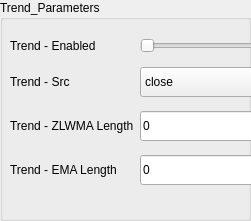
            <widget class="QGroupBox" name="grpBox_Trend_parameters_">
             <property name="geometry">
              <rect>
               <x>810</x>
               <y>280</y>
               <width>251</width>
               <height>221</height>
              </rect>
             </property>
             <property name="styleSheet">
              <string notr="true"/>
             </property>
             <property name="title">
              <string>Trend_Parameters</string>
             </property>
             <widget class="QWidget" name="layoutWidget_24">
              <property name="geometry">
               <rect>
                <x>10</x>
                <y>30</y>
                <width>386</width>
                <height>164</height>
               </rect>
              </property>
              <layout class="QGridLayout" name="gridLayout_53">
               <item row="0" column="0">
                <widget class="QLabel" name="lblMptEnabled_21">
                 <property name="styleSheet">
                  <string notr="true"/>
                 </property>
                 <property name="text">
                  <string>Trend - Enabled</string>
                 </property>
                </widget>
               </item>
               <item row="1" column="0">
                <widget class="QLabel" name="lblTrendAppliedPrice_9">
                 <property name="styleSheet">
                  <string notr="true"/>
                 </property>
                 <property name="text">
                  <string>Trend - Src</string>
                 </property>
                </widget>
               </item>
               <item row="1" column="1">
                <widget class="QComboBox" name="drpTrendAppliedPrice_9">
                 <property name="minimumSize">
                  <size>
                   <width>0</width>
                   <height>30</height>
                  </size>
                 </property>
                 <property name="styleSheet">
                  <string notr="true"/>
                 </property>
                 <item>
                  <property name="text">
                   <string>close</string>
                  </property>
                 </item>
                 <item>
                  <property name="text">
                   <string>open</string>
                  </property>
                 </item>
                 <item>
                  <property name="text">
                   <string>high</string>
                  </property>
                 </item>
                 <item>
                  <property name="text">
                   <string>low</string>
                  </property>
                 </item>
                 <item>
                  <property name="text">
                   <string>HL2</string>
                  </property>
                 </item>
                 <item>
                  <property name="text">
                   <string>HLC3</string>
                  </property>
                 </item>
                 <item>
                  <property name="text">
                   <string>OHLC</string>
                  </property>
                 </item>
                </widget>
               </item>
               <item row="0" column="1">
                <widget class="QSlider" name="hSlider_SELL_IndicatorEnabled_28">
                 <property name="styleSheet">
                  <string notr="true"/>
                 </property>
                 <property name="maximum">
                  <number>5</number>
                 </property>
                 <property name="orientation">
                  <enum>Qt::Horizontal</enum>
                 </property>
                </widget>
               </item>
               <item row="2" column="0">
                <widget class="QLabel" name="lblTrendLongEmaPeriod_9">
                 <property name="styleSheet">
                  <string notr="true"/>
                 </property>
                 <property name="text">
                  <string>Trend - ZLWMA Length</string>
                 </property>
                </widget>
               </item>
               <item row="2" column="1">
                <widget class="QLineEdit" name="txtTrendLongEmaPeriod_9">
                 <property name="minimumSize">
                  <size>
                   <width>0</width>
                   <height>30</height>
                  </size>
                 </property>
                 <property name="styleSheet">
                  <string notr="true"/>
                 </property>
                 <property name="text">
                  <string>0</string>
                 </property>
                </widget>
               </item>
               <item row="3" column="1">
                <widget class="QLineEdit" name="txtTrendShortEmaPeriod_9">
                 <property name="sizePolicy">
                  <sizepolicy hsizetype="Expanding" vsizetype="Fixed">
                   <horstretch>0</horstretch>
                   <verstretch>0</verstretch>
                  </sizepolicy>
                 </property>
                 <property name="minimumSize">
                  <size>
                   <width>0</width>
                   <height>30</height>
                  </size>
                 </property>
                 <property name="styleSheet">
                  <string notr="true"/>
                 </property>
                 <property name="text">
                  <string>0</string>
                 </property>
                </widget>
               </item>
               <item row="3" column="0">
                <widget class="QLabel" name="lblTrendShortEmaPeriod_9">
                 <property name="styleSheet">
                  <string notr="true"/>
                 </property>
                 <property name="text">
                  <string>Trend - EMA Length</string>
                 </property>
                </widget>
               </item>
               <item row="1" column="2">
                <spacer name="horizontalSpacer_33">
                 <property name="orientation">
                  <enum>Qt::Horizontal</enum>
                 </property>
                 <property name="sizeHint" stdset="0">
                  <size>
                   <width>40</width>
                   <height>20</height>
                  </size>
                 </property>
                </spacer>
               </item>
              </layout>
             </widget>
            </widget>
